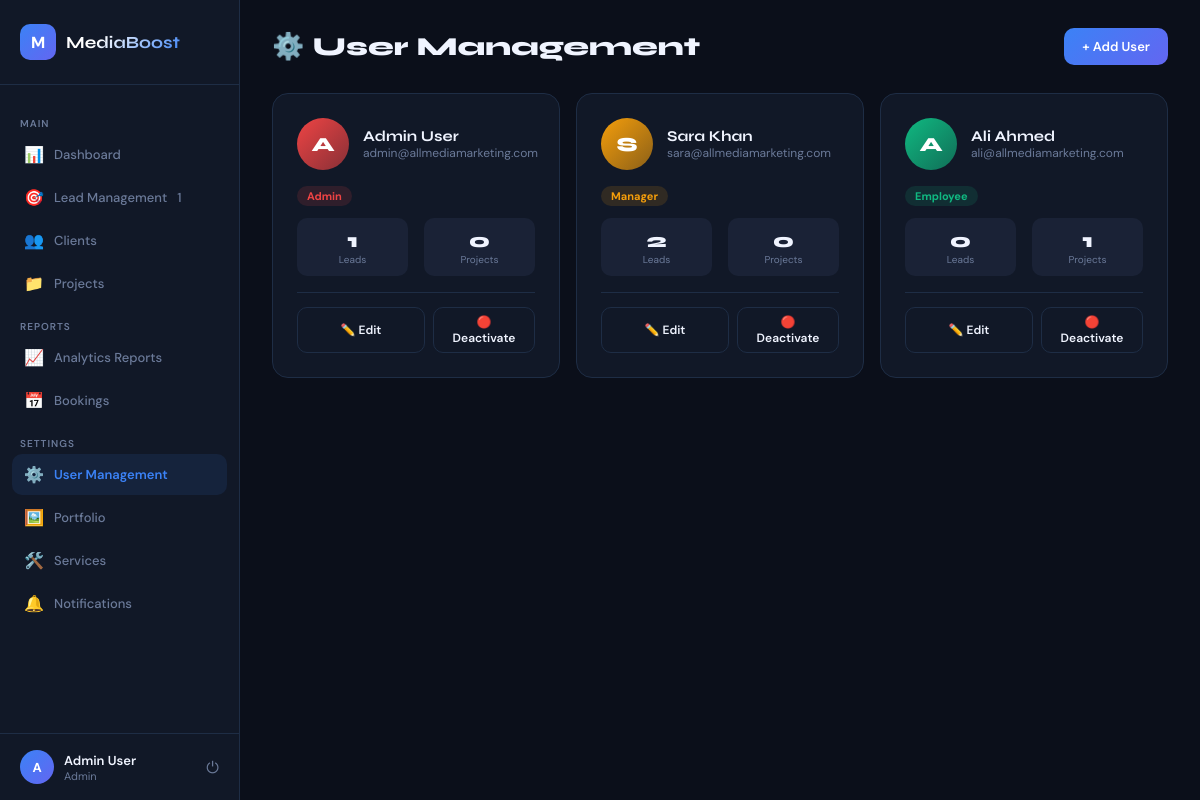
The page /admin/users.php (signed in) on the database its author committed.
### tables this page shows
CREATE TABLE users (
    id          INT AUTO_INCREMENT PRIMARY KEY,
    name        VARCHAR(100) NOT NULL,
    email       VARCHAR(150) NOT NULL UNIQUE,
    password    VARCHAR(255) NOT NULL,
    role        ENUM('admin','manager','employee') DEFAULT 'employee',
    phone       VARCHAR(20),
    is_active   TINYINT(1) DEFAULT 1,
    created_at  TIMESTAMP DEFAULT CURRENT_TIMESTAMP,
    updated_at  TIMESTAMP DEFAULT CURRENT_TIMESTAMP ON UPDATE CURRENT_TIMESTAMP
);

### includes/auth.php (called while the page is built, shortened)
<?php
function currentUser(): array {
    return ['id'=>$_SESSION['user_id']??null,'name'=>$_SESSION['user_name']??'Guest','role'=>$_SESSION['user_role']??null,'type'=>$_SESSION['user_type']??null];
}

### admin/users.php (the view, shortened to what this page needs)
<?php
require_once '../includes/auth.php';
$db=getDB();$user=currentUser();
$users=$db->query("SELECT u.*,(SELECT COUNT(*) FROM leads WHERE assigned_to=u.id) AS lead_count,(SELECT COUNT(*) FROM projects WHERE assigned_to=u.id) AS project_count FROM users u ORDER BY u.created_at DESC")->fetchAll();
$roleColors=['admin'=>'#ef4444','manager'=>'#f59e0b','employee'=>'#10b981'];
?><!DOCTYPE html><html><head><meta charset="UTF-8"><meta name="viewport" content="width=device-width,initial-scale=1"><title>User Management — MediaBoost</title>
</head><body>
<aside class="sidebar">
  <div class="sidebar-logo"><div class="logo-icon">M</div><span class="logo-name">MediaBoost</span></div>
  <nav class="nav">
    <div class="nav-section">Main</div>
    <a href="dashboard.php" class="nav-item <?php echo basename($_SERVER['PHP_SELF'])==='dashboard.php'?'active':''; ?>"><span class="nav-icon">📊</span> Dashboard</a>
    <a href="leads.php" class="nav-item <?php echo basename($_SERVER['PHP_SELF'])==='leads.php'?'active':''; ?>">
      <span class="nav-icon">🎯</span> Lead Management
      <?php $__nb=$db->query("SELECT COUNT(*) FROM leads WHERE status='new'")->fetchColumn(); if($__nb>0): ?><span class="nav-badge"><?php echo $__nb; ?></span><?php endif; ?>
    </a>
    <a href="clients.php" class="nav-item <?php echo basename($_SERVER['PHP_SELF'])==='clients.php'?'active':''; ?>"><span class="nav-icon">👥</span> Clients</a>
    <a href="projects.php" class="nav-item <?php echo basename($_SERVER['PHP_SELF'])==='projects.php'?'active':''; ?>"><span class="nav-icon">📁</span> Projects</a>
    <div class="nav-section">Reports</div>
    <a href="reports.php" class="nav-item <?php echo basename($_SERVER['PHP_SELF'])==='reports.php'?'active':''; ?>"><span class="nav-icon">📈</span> Analytics Reports</a>
    <a href="bookings.php" class="nav-item <?php echo basename($_SERVER['PHP_SELF'])==='bookings.php'?'active':''; ?>">
      <span class="nav-icon">📅</span> Bookings
    </a>
    <div class="nav-section">Settings</div>
    <a href="users.php" class="nav-item <?php echo basename($_SERVER['PHP_SELF'])==='users.php'?'active':''; ?>"><span class="nav-icon">⚙️</span> User Management</a>
    <a href="portfolio.php" class="nav-item <?php echo basename($_SERVER['PHP_SELF'])==='portfolio.php'?'active':''; ?>"><span class="nav-icon">🖼️</span> Portfolio</a>
    <a href="services.php" class="nav-item <?php echo basename($_SERVER['PHP_SELF'])==='services.php'?'active':''; ?>"><span class="nav-icon">🛠️</span> Services</a>
    <a href="notifications.php" class="nav-item <?php echo basename($_SERVER['PHP_SELF'])==='notifications.php'?'active':''; ?>">
      <span class="nav-icon">🔔</span> Notifications
    </a>
  </nav>
  <div class="sidebar-user">
    <div class="user-avatar"><?php echo strtoupper($user['name'][0]); ?></div>
    <div class="user-info"><div class="user-name"><?php echo htmlspecialchars($user['name']); ?></div><div class="user-role"><?php echo $user['role']; ?></div></div>
    <a href="../logout.php" class="logout-btn" title="Logout">⏻</a>
  </div>
</aside>
<main class="main">
  <div class="page-header"><div class="page-title">⚙️ User Management</div><button class="btn btn-primary" onclick="openModal('addModal')">+ Add User</button></div>
  <div class="users-grid">
    <?php foreach($users as $u): ?>
    <?php $rc=$roleColors[$u['role']]??'#6b7a99';?>
    <div class="user-card <?php echo !$u['is_active']?'inactive-overlay':''; ?>">
      <div class="user-head">
        <div class="u-avatar" style="background:linear-gradient(135deg,<?php echo $rc; ?>,<?php echo $rc; ?>88)"><?php echo strtoupper($u['name'][0]); ?></div>
        <div><div class="u-name"><?php echo htmlspecialchars($u['name']); ?></div><div class="u-email"><?php echo htmlspecialchars($u['email']); ?></div></div>
      </div>
      <span class="role-badge" style="background:<?php echo $rc; ?>22;color:<?php echo $rc; ?>"><?php echo ucfirst($u['role']); ?></span>
      <div class="user-stats">
        <div class="u-stat"><div class="u-stat-val"><?php echo $u['lead_count']; ?></div><div class="u-stat-lbl">Leads</div></div>
        <div class="u-stat"><div class="u-stat-val"><?php echo $u['project_count']; ?></div><div class="u-stat-lbl">Projects</div></div>
      </div>
      <div class="user-footer">
        <a href="users.php?edit=<?php echo $u['id']; ?>" class="btn btn-ghost btn-sm" style="flex:1;justify-content:center">✏️ Edit</a>
        <form method="POST" style="flex:1">
          <button class="btn btn-ghost btn-sm" style="width:100%;justify-content:center"><?php echo $u['is_active']?'🔴 Deactivate':'🟢 Activate'; ?></button>
        </form>
      </div>
    </div>
    <?php endforeach; ?>
  </div>
</main>
</body></html>

### admin/users.php (style rules this page uses)
*,*::before,*::after { box-sizing:border-box;margin:0;padding:0 }
:root { --bg:#0b0f1a;--surface:#111827;--surface2:#1a2236;--border:#1e2d45;--accent:#3b82f6;--accent2:#6366f1;--green:#10b981;--amber:#f59e0b;--red:#ef4444;--text:#f0f4ff;--muted:#6b7a99;--sidebar-w:240px;--font-head:'Syne',sans-serif;--font-body:'DM Sans',sans-serif }
body { background:var(--bg);color:var(--text);font-family:var(--font-body);display:flex;min-height:100vh;font-size:14px }
.sidebar { width:var(--sidebar-w);flex-shrink:0;background:var(--surface);border-right:1px solid var(--border);position:fixed;top:0;left:0;height:100vh;overflow-y:auto;display:flex;flex-direction:column }
.sidebar-logo { display:flex;align-items:center;gap:10px;padding:24px 20px;border-bottom:1px solid var(--border) }
.logo-icon { width:36px;height:36px;background:linear-gradient(135deg,var(--accent),var(--accent2));border-radius:10px;display:flex;align-items:center;justify-content:center;font-weight:800;color:#fff;font-size:16px }
.logo-name { font-family:var(--font-head);font-weight:700;font-size:17px;background:linear-gradient(135deg,#fff 30%,var(--accent));-webkit-background-clip:text;-webkit-text-fill-color:transparent }
.nav { padding:16px 12px;flex:1 }
.nav-section { font-size:10px;font-weight:600;letter-spacing:.1em;text-transform:uppercase;color:var(--muted);padding:8px 8px 4px;margin-top:8px }
.nav-item { display:flex;align-items:center;gap:10px;padding:10px 12px;border-radius:10px;color:var(--muted);text-decoration:none;font-size:13px;font-weight:500;transition:all .15s;margin-bottom:2px }
.nav-item:hover,.nav-item.active { background:rgba(59,130,246,.1);color:var(--accent) }
.nav-item.active { font-weight:600 }
.nav-icon { font-size:16px;width:20px;text-align:center }
.sidebar-user { padding:16px 20px;border-top:1px solid var(--border);display:flex;align-items:center;gap:10px }
.user-avatar { width:34px;height:34px;background:linear-gradient(135deg,var(--accent),var(--accent2));border-radius:50%;display:flex;align-items:center;justify-content:center;font-weight:700;font-size:13px;color:#fff }
.user-info { flex:1 }
.user-name { font-size:13px;font-weight:600 }
.user-role { font-size:11px;color:var(--muted);text-transform:capitalize }
.logout-btn { font-size:16px;color:var(--muted);text-decoration:none }
.main { margin-left:var(--sidebar-w);flex:1;padding:28px 32px }
.page-header { display:flex;align-items:center;justify-content:space-between;margin-bottom:28px }
.page-title { font-family:var(--font-head);font-size:26px;font-weight:800 }
.btn { display:inline-flex;align-items:center;gap:6px;padding:10px 18px;border-radius:10px;font-size:13px;font-weight:600;cursor:pointer;border:none;text-decoration:none;transition:all .15s;font-family:var(--font-body) }
.btn-primary { background:linear-gradient(135deg,var(--accent),var(--accent2));color:#fff }
.btn-ghost { background:var(--surface);border:1px solid var(--border);color:var(--text) }
.btn-sm { padding:6px 12px;font-size:12px }
.users-grid { display:grid;grid-template-columns:repeat(auto-fill,minmax(280px,1fr));gap:16px }
.user-card { background:var(--surface);border:1px solid var(--border);border-radius:16px;padding:24px;transition:border-color .2s }
.user-head { display:flex;align-items:center;gap:14px;margin-bottom:16px }
.u-avatar { width:52px;height:52px;border-radius:50%;display:flex;align-items:center;justify-content:center;font-family:var(--font-head);font-weight:800;font-size:20px;color:#fff;flex-shrink:0 }
.u-name { font-family:var(--font-head);font-size:15px;font-weight:700 }
.u-email { font-size:12px;color:var(--muted) }
.role-badge { font-size:11px;font-weight:700;padding:3px 10px;border-radius:20px;display:inline-block;margin-bottom:12px }
.user-stats { display:flex;gap:16px;margin-bottom:16px }
.u-stat { text-align:center;flex:1;background:var(--surface2);border-radius:10px;padding:10px }
.u-stat-val { font-family:var(--font-head);font-size:20px;font-weight:800 }
.u-stat-lbl { font-size:10px;color:var(--muted) }
.user-footer { display:flex;gap:8px;padding-top:14px;border-top:1px solid var(--border) }

### rows shown on the page
users: name "A", name "Admin User", role "Admin", email "admin@allmediamarketing.com", lead_count "1", project_count "0", is_active "🔴 Deactivate"
users: name "S", name "Sara Khan", email "sara@allmediamarketing.com", role "Manager", lead_count "2", project_count "0", is_active "🔴 Deactivate"
users: name "A", name "Ali Ahmed", email "ali@allmediamarketing.com", role "Employee", lead_count "0", project_count "1", is_active "🔴 Deactivate"

### other values the page prints
$__nb "1"
